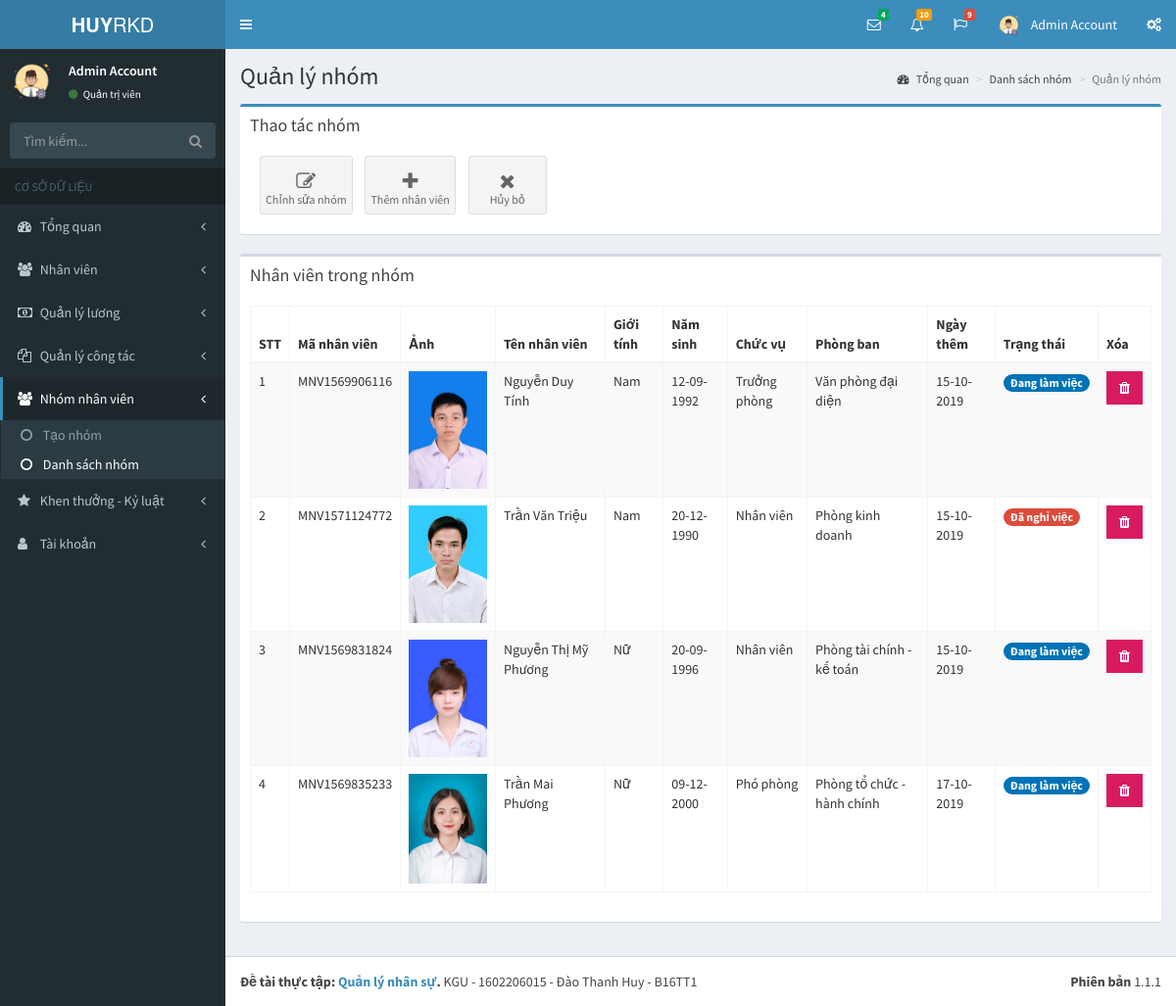
The page /pages/chi-tiet-nhom.php?p=group&a=list-group&id=GRP1571110790 (signed in) on the database its author committed.
### tables this page shows
CREATE TABLE `tai_khoan` (
  `id` int(11) NOT NULL,
  `ho` varchar(50) NOT NULL,
  `ten` varchar(50) NOT NULL,
  `hinh_anh` varchar(50) NOT NULL,
  `email` varchar(50) NOT NULL,
  `mat_khau` varchar(50) NOT NULL,
  `so_dt` varchar(50) NOT NULL,
  `quyen` tinyint(1) NOT NULL,
  `trang_thai` tinyint(1) NOT NULL,
  `truy_cap` int(11) NOT NULL,
  `ngay_tao` datetime NOT NULL,
  `ngay_sua` datetime NOT NULL
);

CREATE TABLE `chi_tiet_nhom` (
  `id` int(11) NOT NULL,
  `ma_nhom` varchar(50) NOT NULL,
  `nhan_vien_id` int(11) NOT NULL,
  `nguoi_tao` varchar(50) NOT NULL,
  `ngay_tao` datetime NOT NULL
);

CREATE TABLE `nhanvien` (
  `id` int(11) NOT NULL,
  `ma_nv` varchar(50) NOT NULL,
  `hinh_anh` varchar(255) NOT NULL,
  `ten_nv` varchar(255) NOT NULL,
  `biet_danh` varchar(255) NOT NULL,
  `gioi_tinh` tinyint(1) NOT NULL,
  `ngay_sinh` date NOT NULL,
  `noi_sinh` varchar(255) NOT NULL,
  `hon_nhan_id` int(11) NOT NULL,
  `so_cmnd` varchar(50) NOT NULL,
  `noi_cap_cmnd` varchar(255) NOT NULL,
  `ngay_cap_cmnd` date NOT NULL,
  `nguyen_quan` varchar(255) NOT NULL,
  `quoc_tich_id` int(11) NOT NULL,
  `ton_giao_id` int(11) NOT NULL,
  `dan_toc_id` int(11) NOT NULL,
  `ho_khau` varchar(255) NOT NULL,
  `tam_tru` varchar(255) NOT NULL,
  `loai_nv_id` int(11) NOT NULL,
  `trinh_do_id` int(11) NOT NULL,
  `chuyen_mon_id` int(11) NOT NULL,
  `bang_cap_id` int(11) NOT NULL,
  `phong_ban_id` int(11) NOT NULL,
  `chuc_vu_id` int(11) NOT NULL,
  `trang_thai` tinyint(1) NOT NULL,
  `nguoi_tao_id` int(11) NOT NULL,
  `ngay_tao` datetime NOT NULL,
  `nguoi_sua_id` int(11) NOT NULL,
  `ngay_sua` datetime NOT NULL
);

CREATE TABLE `chuc_vu` (
  `id` int(11) NOT NULL,
  `ma_chuc_vu` varchar(50) NOT NULL,
  `ten_chuc_vu` varchar(255) NOT NULL,
  `luong_ngay` double NOT NULL,
  `ghi_chu` varchar(255) NOT NULL,
  `nguoi_tao` varchar(50) NOT NULL,
  `ngay_tao` datetime NOT NULL,
  `nguoi_sua` varchar(50) NOT NULL,
  `ngay_sua` datetime NOT NULL
);

CREATE TABLE `phong_ban` (
  `id` int(11) NOT NULL,
  `ma_phong_ban` varchar(255) NOT NULL,
  `ten_phong_ban` varchar(255) NOT NULL,
  `ghi_chu` varchar(255) NOT NULL,
  `nguoi_tao` varchar(50) NOT NULL,
  `ngay_tao` datetime NOT NULL,
  `nguoi_sua` varchar(50) DEFAULT NULL,
  `ngay_sua` datetime DEFAULT NULL
);

### pages/chi-tiet-nhom.php (the view, shortened to what this page needs)
<?php
if(isset($_SESSION['username']) && isset($_SESSION['level']))
{
  include('../layouts/header.php');
  include('../layouts/topbar.php');
  include('../layouts/sidebar.php');
  if(isset($_GET['id']))
  {
    $id = $_GET['id'];
  }
  $nv = "SELECT ctn.id as id, ma_nv, hinh_anh, ten_nv, gioi_tinh, ngay_sinh, ten_chuc_vu, ten_phong_ban, ctn.ngay_tao as ngay_tao, trang_thai FROM chi_tiet_nhom ctn, nhanvien nv, chuc_vu cv, phong_ban pb WHERE ctn.nhan_vien_id = nv.id AND nv.chuc_vu_id = cv.id AND nv.phong_ban_id = pb.id AND ma_nhom = '$id'";
  $resultNV = mysqli_query($conn, $nv);
  $arrNV = array();
  while($rowNV = mysqli_fetch_array($resultNV))
  {
    $arrNV[] = $rowNV;
  }
?>
  <div class="content-wrapper">
    <section class="content-header">
      <h1>
        Quản lý nhóm
      </h1>
      <ol class="breadcrumb">
        <li><a href="index.php?p=index&a=statistic"><i class="fa fa-dashboard"></i> Tổng quan</a></li>
        <li><a href="danh-sach-nhom.php?p=group&a=list-group">Danh sách nhóm</a></li>
        <li class="active">Quản lý nhóm</li>
      </ol>
    </section>
    <section class="content">
      <div class="row">
        <div class="col-xs-12">
          <div class="box box-primary">
            <div class="box-header">
              <h3 class="box-title">Thao tác nhóm</h3>
            </div>
            <div class="box-body">
              <a  href="chi-tiet-nhom.php?p=group&a=list-group&id=<?php echo $id; ?>&edit" class="btn btn-app">
                <i class="fa fa-edit"></i> Chỉnh sửa nhóm
              </a>
              <a href="chi-tiet-nhom.php?p=group&a=list-group&id=<?php echo $id; ?>&add" class="btn btn-app">
                <i class="fa fa-plus"></i> Thêm nhân viên
              </a>
              <a  href="chi-tiet-nhom.php?p=group&a=list-group&id=<?php echo $id; ?>" class="btn btn-app">
                <i class="fa fa-close"></i> Hủy bỏ
              </a>
            </div>
          </div>
          <div class="box">
            <div class="box-header">
              <h3 class="box-title">Nhân viên trong nhóm</h3>
            </div>
            <div class="box-body">
              <div class="table-responsive">
                <table id="example1" class="table table-bordered table-striped">
                  <thead>
                  <tr>
                    <th>STT</th>
                    <th>Mã nhân viên</th>
                    <th>Ảnh</th>
                    <th>Tên nhân viên</th>
                    <th>Giới tính</th>
                    <th>Năm sinh</th>
                    <th>Chức vụ</th>
                    <th>Phòng ban</th>
                    <th>Ngày thêm</th>
                    <th>Trạng thái</th>
                    <th>Xóa</th>
                  </tr>
                  </thead>
                  <tbody>
                  <?php
                    $count = 1;
                    foreach ($arrNV as $nv)
                    {
                  ?>
                      <tr>
                        <td><?php echo $count; ?></td>
                        <td><?php echo $nv['ma_nv']; ?></td>
                        <td><img src="../uploads/staffs/<?php echo $nv['hinh_anh']; ?>" width="80"></td>
                        <td><?php echo $nv['ten_nv']; ?></td>
                        <td>
                        <?php
                          if($nv['gioi_tinh'] == 1)
                          {
                            echo "Nam";
                          }
                          else
                          {
                            echo "Nữ";
                          }
                        ?>
                        </td>
                        <td>
                        <?php
                          $date = date_create($nv['ngay_sinh']);
                          echo date_format($date, 'd-m-Y');
                        ?>
                        </td>
                        <td><?php echo $nv['ten_chuc_vu']; ?></td>
                        <td><?php echo $nv['ten_phong_ban']; ?></td>
                        <td>
                        <?php
                          $ngayThem = date_create($nv['ngay_tao']);
                          echo date_format($ngayThem, 'd-m-Y');
                        ?>
                        </td>
                        <td>
                        <?php
                          if($nv['trang_thai'] == 1)
                          {
                            echo '<span class="badge bg-blue"> Đang làm việc </span>';
                          }
                          else
                          {
                            echo '<span class="badge bg-red"> Đã nghỉ việc </span>';
                          }
                        ?>
                        </td>
                        <th>
                          <?php
                            if($row_acc['quyen'] == 1)
                            {
                              echo "<button type='button' class='btn bg-maroon btn-flat' data-toggle='modal' data-target='#exampleModal' data-whatever='".$nv['id']."'><i class='fa fa-trash'></i></button>";
                            }
                            else
                            {
                              echo "<button type='button' class='btn bg-maroon btn-flat' disabled><i class='fa fa-trash'></i></button>";
                            }
                          ?>
                        </th>
                      </tr>
                  <?php
                      $count++;
                    }
                  ?>
                  </tbody>
                </table>
              </div>
            </div>
          </div>
        </div>
      </div>
    </section>
  </div>
<?php
  include('../layouts/footer.php');
}
else
{
  header('Location: dang-nhap.php');
}
?>

### layouts/topbar.php (shortened to what this page needs)
<body class="hold-transition skin-blue sidebar-mini">
<div class="wrapper">
  <header class="main-header">
    <a href="index.php?p=index&a=statistic" class="logo">
      <span class="logo-lg"><b>HUY</b>RKD</span>
    </a>
    <nav class="navbar navbar-static-top">
      <a href="#" class="sidebar-toggle" data-toggle="push-menu" role="button">
      </a>
      <div class="navbar-custom-menu">
        <ul class="nav navbar-nav">
          <li class="dropdown messages-menu">
            <a href="#" class="dropdown-toggle" data-toggle="dropdown">
              <i class="fa fa-envelope-o"></i>
              <span class="label label-success">4</span>
            </a>
          </li>
          <li class="dropdown notifications-menu">
            <a href="#" class="dropdown-toggle" data-toggle="dropdown">
              <i class="fa fa-bell-o"></i>
              <span class="label label-warning">10</span>
            </a>
          </li>
          <li class="dropdown tasks-menu">
            <a href="#" class="dropdown-toggle" data-toggle="dropdown">
              <i class="fa fa-flag-o"></i>
              <span class="label label-danger">9</span>
            </a>
          </li>
          <li class="dropdown user user-menu">
            <a href="#" class="dropdown-toggle" data-toggle="dropdown">
              <img src="../uploads/images/<?php echo $row_acc['hinh_anh']; ?>" class="user-image" alt="User Image">
              <span class="hidden-xs"><?php echo $row_acc['ten']; ?> <?php echo $row_acc['ho']; ?></span>
            </a>
          </li>
          <li>
            <a href="#" data-toggle="control-sidebar"><i class="fa fa-gears"></i></a>
          </li>
        </ul>
      </div>
    </nav>
  </header>

### layouts/sidebar.php (shortened to what this page needs)
<?php
    if(isset($_GET['p']) && isset($_GET['a']))
    {
        $p = $_GET['p'];
        $a = $_GET['a'];
    }
?>
  <aside class="main-sidebar">
    <section class="sidebar">
      <div class="user-panel">
        <div class="pull-left image">
          <img src="../uploads/images/<?php echo $row_acc['hinh_anh']; ?>" class="img-circle" alt="User Image">
        </div>
        <div class="pull-left info">
          <p>
            <?php echo $row_acc['ten']; ?> <?php echo $row_acc['ho']; ?>
          </p>
          <a href="#"><i class="fa fa-circle text-success"></i>
            <?php
              if($row_acc['quyen'] == 1)
              {
                echo "Quản trị viên";
              }
              else
              {
                echo "Nhân viên";
              }
            ?>
          </a>
        </div>
      </div>
      <form action="#" method="get" class="sidebar-form">
        <div class="input-group">
          <input type="text" name="q" class="form-control" placeholder="Tìm kiếm...">
          <span class="input-group-btn">
                <button type="submit" name="search" id="search-btn" class="btn btn-flat"><i class="fa fa-search"></i>
                </button>
              </span>
        </div>
      </form>
      <ul class="sidebar-menu" data-widget="tree">
        <li class="header">CƠ SỞ DỮ LIỆU</li>
        <li class="<?php if($p == 'index') echo 'active'; ?> treeview">
          <a href="#">
            <i class="fa fa-dashboard"></i> <span>Tổng quan</span>
            <span class="pull-right-container">
              <i class="fa fa-angle-left pull-right"></i>
            </span>
          </a>
        </li>
        <li class="<?php if($p == 'staff') echo 'active'; ?> treeview">
          <a href="#">
            <i class="fa fa-users"></i>
            <span>Nhân viên</span>
            <span class="pull-right-container">
              <i class="fa fa-angle-left pull-right"></i>
            </span>
          </a>
        </li>
        <li class="<?php if($p == 'salary') echo 'active'; ?> treeview">
          <a href="#">
            <i class="fa fa-money"></i>
            <span>Quản lý lương</span>
            <span class="pull-right-container">
              <i class="fa fa-angle-left pull-right"></i>
            </span>
          </a>
        </li>
        <li class="<?php if($p == 'collaborate') echo 'active'; ?> treeview">
          <a href="#">
            <i class="fa fa-files-o"></i>
            <span>Quản lý công tác</span>
            <span class="pull-right-container">
              <i class="fa fa-angle-left pull-right"></i>
            </span>
          </a>
        </li>
        <li class="<?php if($p == 'group') echo 'active'; ?> treeview">
          <a href="#">
            <i class="fa fa-users"></i> <span>Nhóm nhân viên</span>
            <span class="pull-right-container">
              <i class="fa fa-angle-left pull-right"></i>
            </span>
          </a>
          <ul class="treeview-menu">
            <li class="<?php if(($p == 'group') && ($a =='add-group')) echo 'active'; ?>"><a href="tao-nhom.php?p=group&a=add-group"><i class="fa fa-circle-o"></i> Tạo nhóm</a></li>
            <li class="<?php if(($p == 'group') && ($a =='list-group')) echo 'active'; ?>"><a href="danh-sach-nhom.php?p=group&a=list-group"><i class="fa fa-circle-o"></i> Danh sách nhóm</a></li>
          </ul>
        </li>
        <li class="<?php if($p == 'bonus-discipline') echo 'active'; ?> treeview">
          <a href="#">
            <i class="fa fa-star"></i> <span>Khen thưởng - Kỷ luật</span>
            <span class="pull-right-container">
              <i class="fa fa-angle-left pull-right"></i>
            </span>
          </a>
        </li>
        <li class="<?php if($p == 'account') echo 'active'; ?> treeview">
          <a href="#">
            <i class="fa fa-user"></i> <span>Tài khoản</span>
            <span class="pull-right-container">
              <i class="fa fa-angle-left pull-right"></i>
            </span>
          </a>
        </li>
      </ul>
    </section>
  </aside>

### rows shown on the page
tai_khoan: hinh_anh (picture), ten "Admin", ho "Account"
chi_tiet_nhom: nhanvien.ma_nv "MNV1569906116", nhanvien.hinh_anh (picture), nhanvien.ten_nv "Nguyễn Duy Tính", shows "Nam", nhanvien.ngay_sinh "12-09-1992", chuc_vu.ten_chuc_vu "Trưởng phòng", phong_ban.ten_phong_ban "Văn phòng đại diện", ngay_tao "15-10-2019", shows "Đang làm việc"
chi_tiet_nhom: nhanvien.ma_nv "MNV1571124772", nhanvien.hinh_anh (picture), nhanvien.ten_nv "Trần Văn Triệu", shows "Nam", nhanvien.ngay_sinh "20-12-1990", chuc_vu.ten_chuc_vu "Nhân viên", phong_ban.ten_phong_ban "Phòng kinh doanh", ngay_tao "15-10-2019", shows "Đã nghỉ việc"
chi_tiet_nhom: nhanvien.ma_nv "MNV1569831824", nhanvien.hinh_anh (picture), nhanvien.ten_nv "Nguyễn Thị Mỹ Phương", shows "Nữ", nhanvien.ngay_sinh "20-09-1996", chuc_vu.ten_chuc_vu "Nhân viên", phong_ban.ten_phong_ban "Phòng tài chính - kế toán", ngay_tao "15-10-2019", shows "Đang làm việc"
chi_tiet_nhom: nhanvien.ma_nv "MNV1569835233", nhanvien.hinh_anh (picture), nhanvien.ten_nv "Trần Mai Phương", shows "Nữ", nhanvien.ngay_sinh "09-12-2000", chuc_vu.ten_chuc_vu "Phó phòng", phong_ban.ten_phong_ban "Phòng tổ chức - hành chính", ngay_tao "17-10-2019", shows "Đang làm việc"
